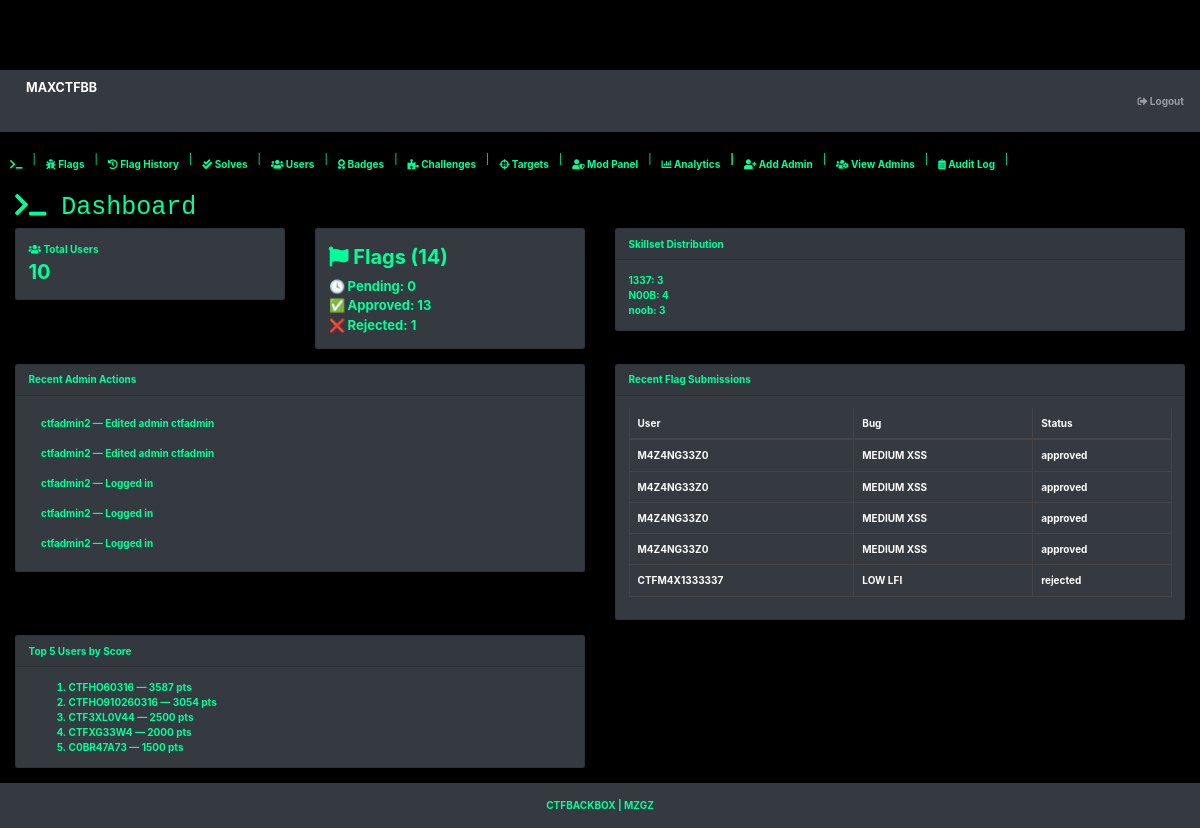
/admin/dashboard.php (signed in), run on an earlier commit of the app's database.
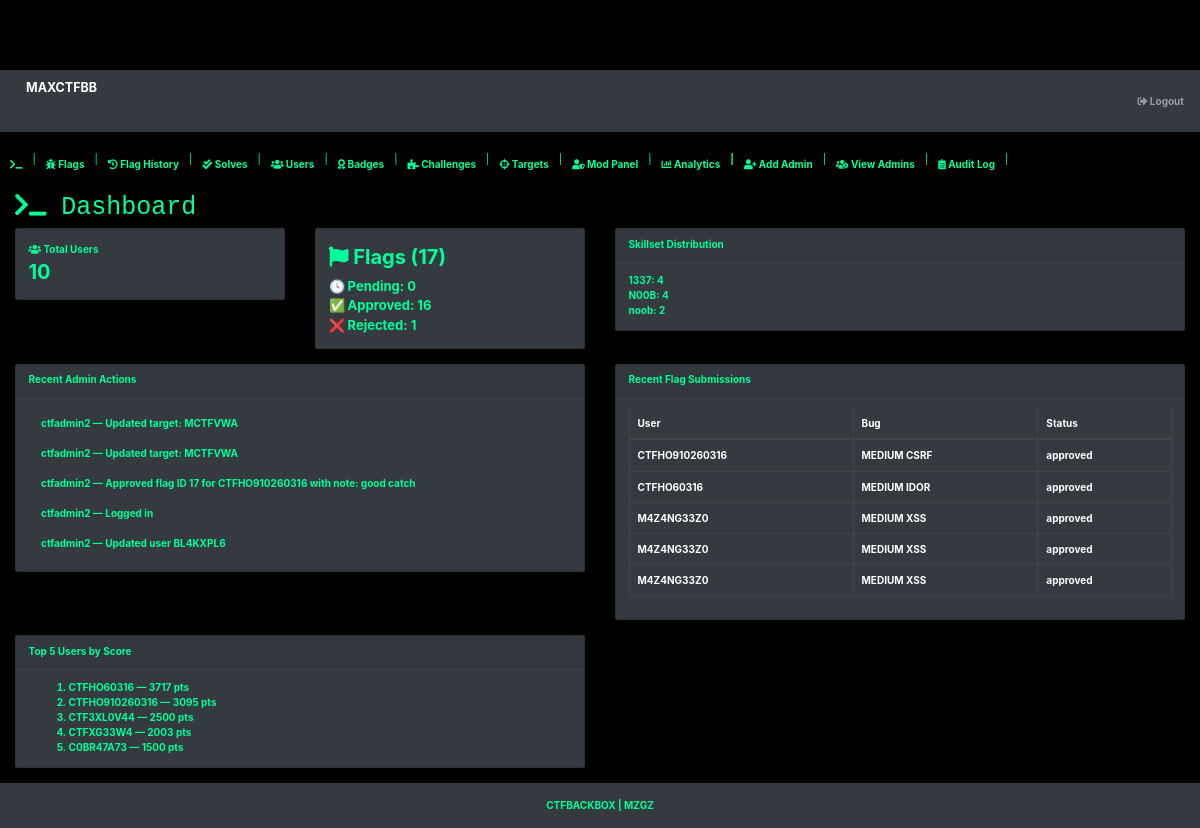
And on a later commit of the database.
### tables this page shows
CREATE TABLE `auditlog` (
  `id` int(11) NOT NULL,
  `admin` varchar(50) DEFAULT NULL,
  `action` text,
  `timestamp` timestamp NOT NULL DEFAULT CURRENT_TIMESTAMP
);

CREATE TABLE `accounts` (
  `id` int(11) NOT NULL,
  `ctfid` varchar(30) NOT NULL COMMENT 'autoogenctfid',
  `ctfname` varchar(20) NOT NULL COMMENT 'cybername of user',
  `ctfscore` int(5) NOT NULL COMMENT 'score of user',
  `joined` varchar(20) NOT NULL COMMENT 'date user joined',
  `ctfskillset` varchar(4) NOT NULL COMMENT 'noob or 1337',
  `gender` varchar(10) NOT NULL COMMENT 'male ni or female',
  `ctfemail` varchar(30) NOT NULL COMMENT 'email',
  `ctfpassword` varchar(1000) NOT NULL COMMENT 'password',
  `farko` varchar(11) DEFAULT NULL COMMENT 'basic if uuser bypass d html reg'
);

### admin/dashboard.php (the view, shortened to what this page needs)
<?php include 'header.php'; ?>
<div id="layoutSidenav_content">
<main>
<div class="container-fluid">
<h1 class="mt-4"><i class="fas fa-terminal"></i> Dashboard</h1>
<div class="row">
<div class="col-xl-3 col-md-6">
<div class="card bg-dark text-green mb-4">
<div class="card-body"><i class="fas fa-users"></i> Total Users
<?php $rowcount = mysqli_num_rows(mysqli_query($conn,"SELECT id FROM accounts")); ?>
<div style="font-size: 20px;"><?php echo $rowcount; ?></div>
</div>
</div>
</div>
<div class="col-xl-3 col-md-6">
<div class="card bg-dark text-green mb-4">
<div class="card-body">
<?php
$pending = mysqli_num_rows(mysqli_query($conn,"SELECT id FROM reportx WHERE status='pending'"));
$approved = mysqli_num_rows(mysqli_query($conn,"SELECT id FROM reportx WHERE status='approved'"));
$rejected = mysqli_num_rows(mysqli_query($conn,"SELECT id FROM reportx WHERE status='rejected'"));
$totalFlags = $pending + $approved + $rejected;
?>
<div style="font-size: 20px;"><i class="fas fa-flag"></i> Flags (<?= $totalFlags ?>)</div>
<div style="font-size: 13px;" class="mt-2">
🕓 Pending: <?= $pending ?><br>
✅ Approved: <?= $approved ?><br>
❌ Rejected: <?= $rejected ?>
</div>
</div>
</div>
</div>
<div class="col-xl-6 col-md-12">
<div class="card bg-dark text-green mb-4">
<div class="card-header">Skillset Distribution</div>
<div class="card-body">
<?php
$skills = mysqli_query($conn,"SELECT ctfskillset, COUNT(*) as count FROM accounts GROUP BY ctfskillset");
while($row = mysqli_fetch_array($skills)){
    echo "<div>" . htmlentities($row['ctfskillset']) . ": " . htmlentities($row['count']) . "</div>";
}
?>
</div>
</div>
</div>
<div class="col-xl-6 col-md-12">
<div class="card bg-dark text-green mb-4">
<div class="card-header">Recent Admin Actions</div>
<div class="card-body">
<ul class="list-group list-group-flush">
<?php
$logs = mysqli_query($conn,"SELECT * FROM auditlog ORDER BY id DESC LIMIT 5");
while($log = mysqli_fetch_array($logs)){
    echo "<li class='list-group-item bg-dark text-green border-secondary'>{$log['admin']} — {$log['action']}</li>";
}
?>
</ul>
</div>
</div>
</div>
<div class="col-xl-6 col-md-12">
<div class="card bg-dark text-green mb-4">
<div class="card-header">Recent Flag Submissions</div>
<div class="card-body">
<table class="table table-sm table-dark table-bordered">
<thead><tr><th>User</th><th>Bug</th><th>Status</th></tr></thead>
<tbody>
<?php
$recentFlags = mysqli_query($conn,"SELECT walletid, bug, status, severity FROM reportx ORDER BY id DESC LIMIT 5");
while($row = mysqli_fetch_array($recentFlags)){
    echo "<tr><td>{$row['walletid']}</td><td>{$row['severity']} {$row['bug']}</td><td>{$row['status']}</td></tr>";
}
?>
</tbody>
</table>
</div>
</div>
</div>
<div class="col-xl-6 col-md-12">
<div class="card bg-dark text-green mb-4">
<div class="card-header">Top 5 Users by Score</div>
<div class="card-body">
<ol class="mb-0">
<?php
$top = mysqli_query($conn,"SELECT ctfid, ctfscore FROM accounts ORDER BY ctfscore DESC LIMIT 5");
while($user = mysqli_fetch_array($top)){
    echo "<li>{$user['ctfid']} — {$user['ctfscore']} pts</li>";
}
?>
</ol>
</div>
</div>
</div>
</div>
</main>
<?php include 'footer.php'; ?>

What changed in the data, as far as the page shows it:
no longer on this page (row unchanged): auditlog: admin "ctfadmin2", action "Edited admin ctfadmin"
no longer on this page (row unchanged): auditlog: admin "ctfadmin2", action "Edited admin ctfadmin"
no longer on this page (row unchanged): auditlog: admin "ctfadmin2", action "Logged in"
no longer on this page (row unchanged): auditlog: admin "ctfadmin2", action "Logged in"
added auditlog: admin "ctfadmin2", action "Updated target: MCTFVWA"
added auditlog: admin "ctfadmin2", action "Updated target: MCTFVWA"
added auditlog: admin "ctfadmin2", action "Approved flag ID 17 for CTFHO910260316 with note: good catch"
added auditlog: admin "ctfadmin2", action "Updated user BL4KXPL6"
changed accounts "CTFHO60316": ctfscore "3587" → "3717"
changed accounts "CTFHO910260316": ctfscore "3054" → "3095"
changed accounts "CTFXG33W4": ctfscore "2000" → "2003"
Also different on the page:
$totalFlags: "14" → "17"
$approved: "13" → "16"
new list line: "1337 : 4"
new list line: "noob : 2"
new list line: "CTFHO910260316 MEDIUM CSRF approved"
new list line: "CTFHO60316 MEDIUM IDOR approved"
list line gone: "1337 : 3"
list line gone: "noob : 3"
list line gone: "M4Z4NG33Z0 MEDIUM XSS approved"
list line gone: "CTFM4X1333337 LOW LFI rejected"
